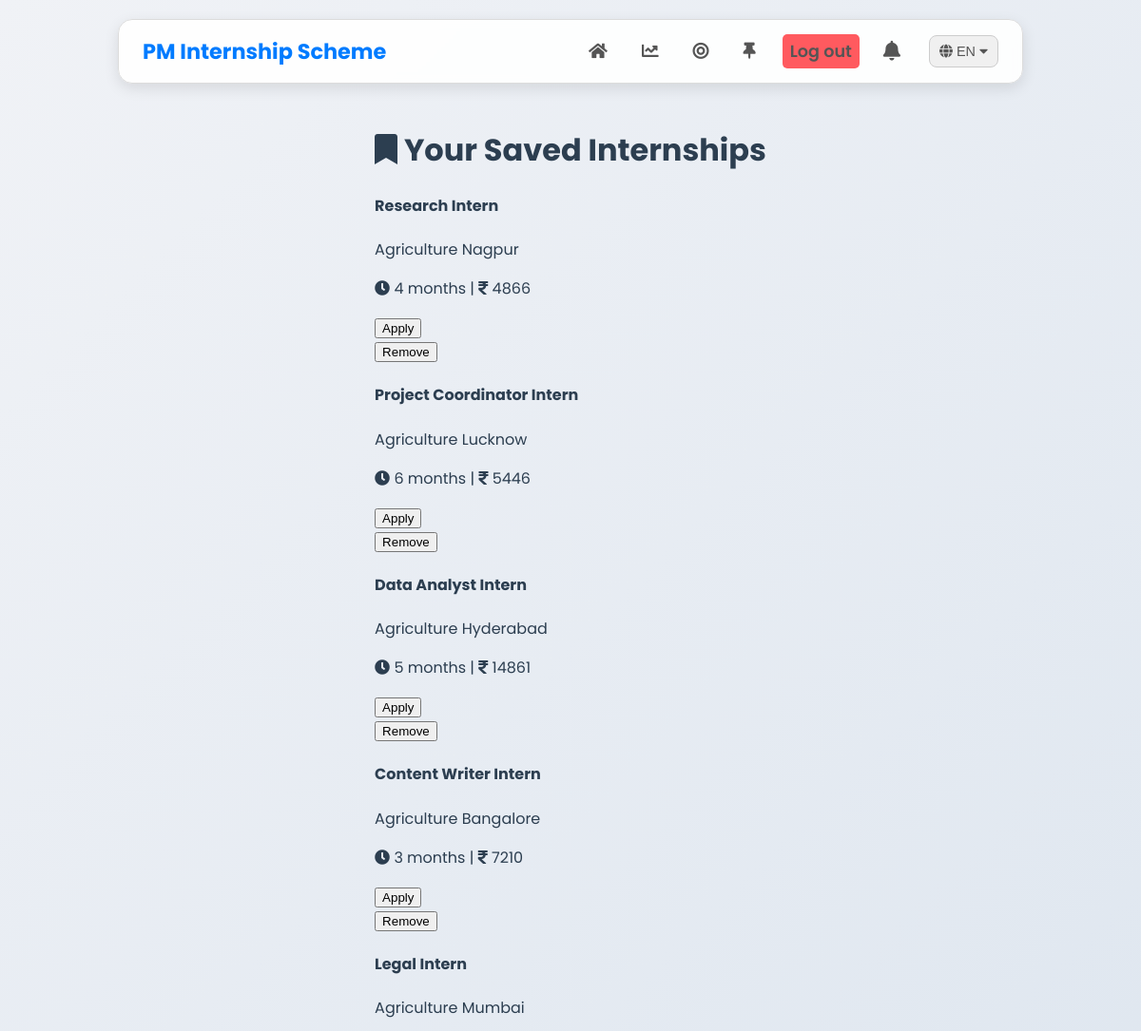
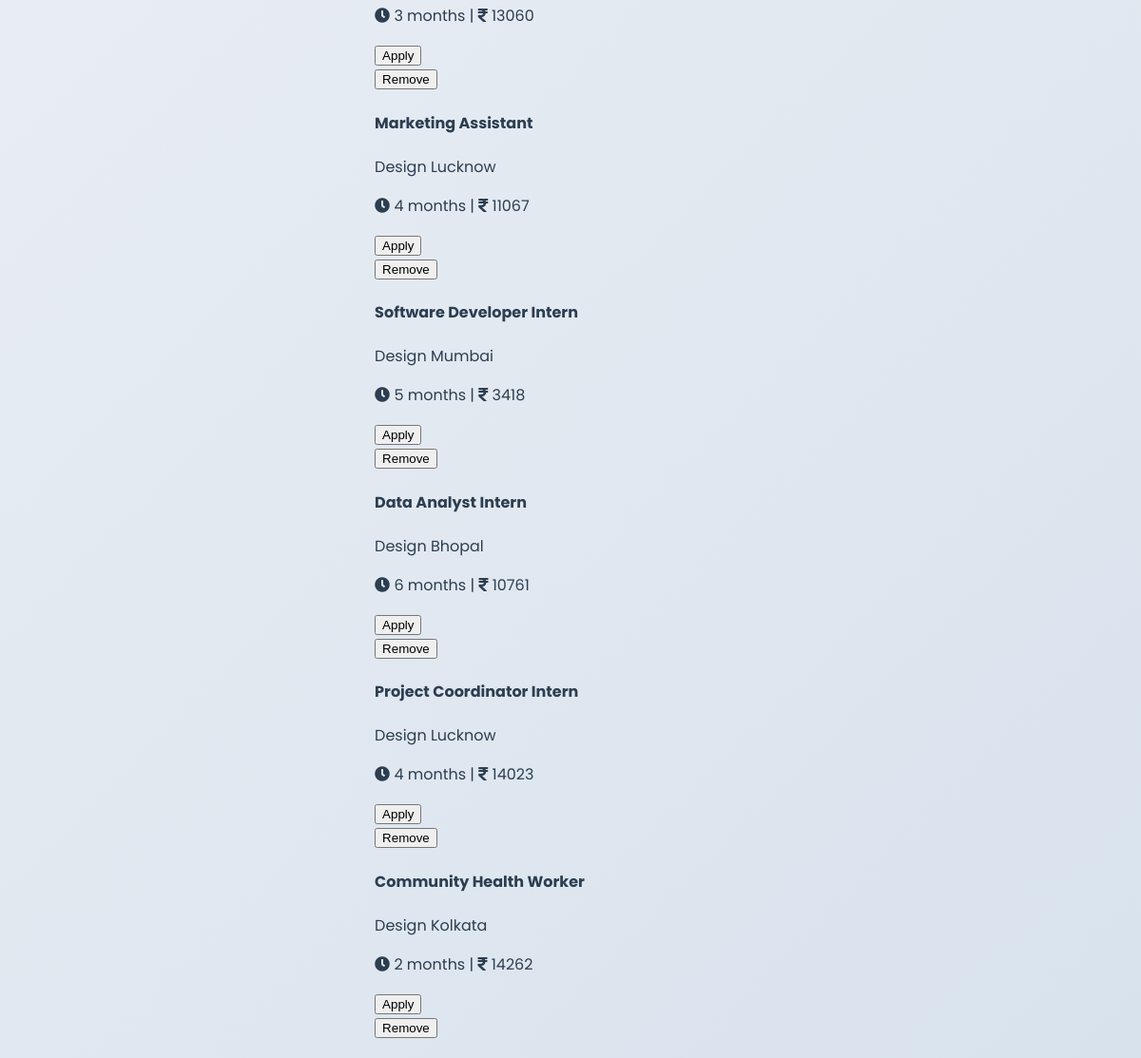
Page /shortlist (signed in) on the committed database (2 pictures, top to bottom).
### app.py (models this page shows)
class ShortlistedInternship(db.Model):
    id = db.Column(db.Integer, primary_key=True)
    title = db.Column(db.String(255), nullable=False)
    sector = db.Column(db.String(100), nullable=True)
    location = db.Column(db.String(100), nullable=True)
    duration = db.Column(db.String(50), nullable=True)
    stipend = db.Column(db.String(50), nullable=True)
    user_id = db.Column(db.Integer, db.ForeignKey('user.id'))

### app.py (the view)
@app.route("/shortlist")
@login_required
def shortlist():
    user = User.query.filter_by(username=session['username']).first()
    saved_internships = ShortlistedInternship.query.filter_by(user_id=user.id).all()
    return render_template("shortlist.html", saved=saved_internships)

### app.py (called while the page is built)
def login_required(f):
    @wraps(f)
    def decorated_function(*args, **kwargs):
        if 'username' not in session:
            flash("Please log in to access this page.", "info")
            return redirect(url_for('login'))
        return f(*args, **kwargs)
    return decorated_function

@app.context_processor
def inject_translations():
    lang_code = session.get('lang', 'en')
    translations = LANGUAGES.get(lang_code, LANGUAGES['en'])
    return {'_': translations, 'current_lang': lang_code, 'available_langs': AVAILABLE_LANGS}

### templates/shortlist.html (shortened to what this page needs)
{% extends "base.html" %}
{% block content %}
<div class="container my-5">
    <div class="card p-4 shadow-sm" style="border-radius: 15px;">
        <h1 class="text-center text-primary fw-bold mb-4">
            <i class="fas fa-bookmark me-2"></i> {{ _.shortlist_heading }}
        </h1>
        {% if saved %}
            <div class="list-group">
            {% for internship in saved %}
                <div class="list-group-item d-flex justify-content-between align-items-center mb-3 p-3 rounded-3 shadow-sm">
                    <div class="details">
                        <h4 class="mb-1 text-primary">{{ internship.title }}</h4>
                        <p class="mb-1 text-secondary">
                            <span class="badge bg-secondary me-2">{{ internship.sector }}</span>
                            <span class="badge bg-info text-dark">{{ internship.location }}</span>
                        </p>
                        <p class="mb-0 text-muted small">
                            <i class="fas fa-clock me-1"></i> {{ internship.duration }} |
                            <i class="fas fa-rupee-sign me-1"></i> {{ internship.stipend }}
                        </p>
                    </div>
                    <div class="actions">
                        <form action="{{ url_for('apply') }}" method="post" class="d-inline">
                            <button type="submit" class="btn btn-success me-2">{{ _.apply_button }}</button>
                        </form>
                        <form action="{{ url_for('remove_saved') }}" method="post" class="d-inline">
                            <button type="submit" class="btn btn-danger">{{ _.remove_button }}</button>
                        </form>
                    </div>
                </div>
            {% endfor %}
            </div>
        {% endif %}
    </div>
</div>
{% endblock %}

### templates/base.html (shortened to what this page needs)
<!DOCTYPE html>
<html lang="{{ current_lang }}">
<head>
    <link rel="stylesheet" href="https://cdnjs.cloudflare.com/ajax/libs/font-awesome/5.15.3/css/all.min.css">
</head>
<body>
    <div class="navbar">
        <a href="{{ url_for('home') }}" class="navbar-logo" title="{{ _.title }}">{{ _.title }}</a>
        <div class="navbar-links">
            <a href="{{ url_for('home') }}" title="{{ _.home_link }}"><i class="fas fa-home"></i></a>
            <a href="{{ url_for('dashboard') }}" title="{{ _.dashboard_link }}"><i class="fas fa-chart-line"></i></a>
            <a href="{{ url_for('predict') }}" title="{{ _.predict_link }}"><i class="fas fa-bullseye"></i></a>
            <a href="{{ url_for('shortlist') }}" title="{{ _.shortlist_link }}"><i class="fas fa-thumbtack"></i></a>
            <a href="{{ url_for('logout') }}" class="logout-btn" title="{{ _.logout_button }}">{{ _.logout_button }}</a>
            <div class="notification-dropdown">
                <button class="notification-button" title="Notifications">
                    <i class="fas fa-bell"></i>
                </button>
            </div>
            <div class="language-dropdown">
                <button class="language-button" title="Change Language">
                    <i class="fas fa-globe"></i> {{ current_lang | upper }}
                    <i class="fas fa-caret-down"></i>
                </button>
            </div>
        </div>
    </div>
    <div class="main-content">
        {% block content %}{% endblock %}
    </div>
</body>
</html>

### templates/base.html (style rules this page uses)
body { font-family: 'Poppins', sans-serif; background: linear-gradient(135deg, #f0f2f6 0%, #d8e2ed 100%); color: #2c3e50; display: flex; flex-direction: column; align-items: center; min-height: 100vh; margin: 0; padding: 20px; box-sizing: border-box; animation: fadeInBackground 1s ease-in-out; overflow-x: hidden; }
.navbar { width: 100%; max-width: 900px; background: rgba(255, 255, 255, 0.9); border-radius: 15px; box-shadow: 0 5px 15px rgba(0, 0, 0, 0.1); padding: 15px 25px; display: flex; justify-content: space-between; align-items: center; margin-bottom: 25px; backdrop-filter: blur(5px); border: 1px solid #dcdcdc; position: relative; }
.navbar-logo { font-weight: 700; font-size: 1.4rem; color: #007bff; text-decoration: none; }
.navbar-links { display: flex; gap: 20px; align-items: center; }
.navbar-links a { text-decoration: none; color: #555; font-weight: 600; transition: color 0.3s, transform 0.2s; position: relative; padding: 5px 8px; border-radius: 5px; font-size: 1.1rem; display: flex; align-items: center; }
.navbar-links a::after { content: ''; position: absolute; width: 0; height: 2px; bottom: -5px; left: 50%; transform: translateX(-50%); background-color: #007bff; transition: width 0.3s; }
.logout-btn { background: #ff5a5f; color: white; padding: 8px 15px; border: none; border-radius: 8px; cursor: pointer; transition: background 0.3s; font-size: 0.9rem; text-decoration: none; }
.notification-dropdown { position: relative; display: inline-block; }
.notification-button { background: none; border: none; color: #555; font-size: 1.3rem; cursor: pointer; padding: 5px; transition: color 0.3s, transform 0.1s; position: relative; }
.language-dropdown { position: relative; display: inline-block; }
.language-button { background-color: #f0f0f0; color: #555; padding: 8px 10px; border: 1px solid #ccc; border-radius: 8px; cursor: pointer; font-size: 0.9rem; font-weight: 500; transition: background-color 0.2s; margin-left: 5px; }
.main-content { width: 100%; display: flex; flex-direction: column; align-items: center; flex-grow: 1; }

### rows in the picture
ShortlistedInternship: title "Research Intern", sector "Agriculture", location "Nagpur", duration "4 months", stipend "4866", apply_button "Apply", remove_button "Remove"
ShortlistedInternship: title "Project Coordinator Intern", sector "Agriculture", location "Lucknow", duration "6 months", stipend "5446", apply_button "Apply", remove_button "Remove"
ShortlistedInternship: title "Data Analyst Intern", sector "Agriculture", location "Hyderabad", duration "5 months", stipend "14861", apply_button "Apply", remove_button "Remove"
ShortlistedInternship: title "Content Writer Intern", sector "Agriculture", location "Bangalore", duration "3 months", stipend "7210", apply_button "Apply", remove_button "Remove"
ShortlistedInternship: title "Legal Intern", sector "Agriculture", location "Mumbai", duration "3 months", stipend "13060", apply_button "Apply", remove_button "Remove"
ShortlistedInternship: title "Marketing Assistant", sector "Design", location "Lucknow", duration "4 months", stipend "11067", apply_button "Apply", remove_button "Remove"
ShortlistedInternship: title "Software Developer Intern", sector "Design", location "Mumbai", duration "5 months", stipend "3418", apply_button "Apply", remove_button "Remove"
ShortlistedInternship: title "Data Analyst Intern", sector "Design", location "Bhopal", duration "6 months", stipend "10761", apply_button "Apply", remove_button "Remove"
ShortlistedInternship: title "Project Coordinator Intern", sector "Design", location "Lucknow", duration "4 months", stipend "14023", apply_button "Apply", remove_button "Remove"
ShortlistedInternship: title "Community Health Worker", sector "Design", location "Kolkata", duration "2 months", stipend "14262", apply_button "Apply", remove_button "Remove"

### other values in the picture
{{ _.title }} "PM Internship Scheme"
{{ _.logout_button }} "Log out"
{{ current_lang | upper }} "EN"
{{ _.shortlist_heading }} "Your Saved Internships"
